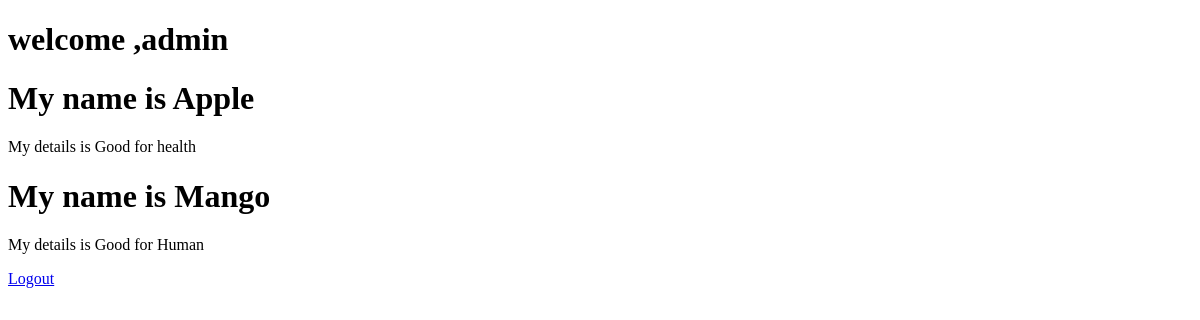
Before: / (signed in) with the older database file.
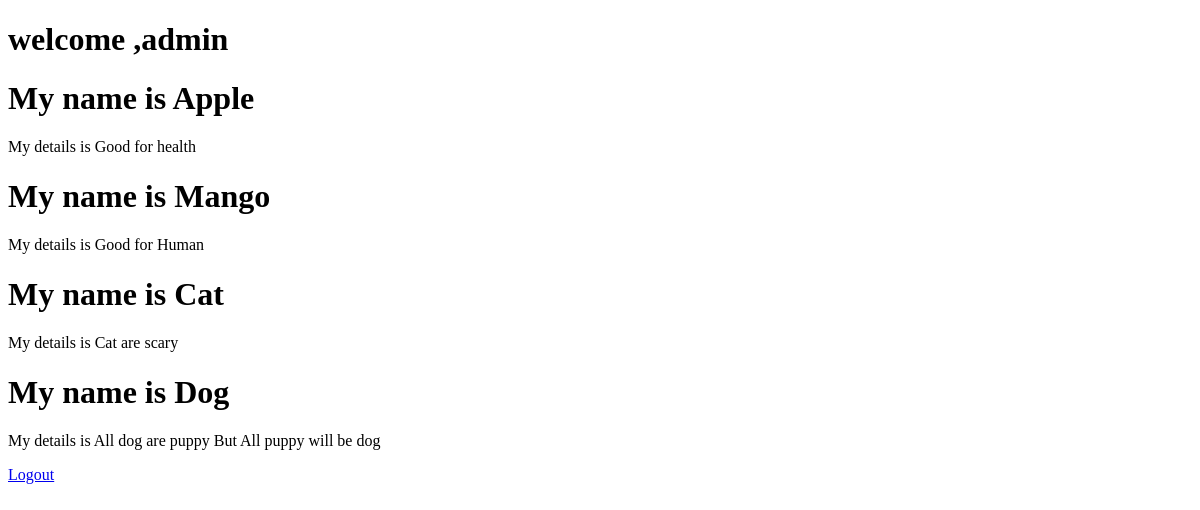
After: the same page with the newer database file.
### myapp/models.py (models this page shows)
class Feature(models.Model):
    name = models.CharField(max_length=100)
    details = models.CharField(max_length=500)

### myapp/views.py (the view)
# urls.py: path('',views.index, name='index'),
def index(request):
    features = Feature.objects.all()
    return render (request, 'index.html',{'features':features})

### templates/index.html (shortened to what this page needs)
<!DOCTYPE html>
<!DOCTYPE html>
<html lang="en">
<head>
</head>
<body>
    {% if user.is_authenticated %}
    <h1>
        welcome ,{{user.username}}
    </h1>
    {% for feature in features %}
        <h1>My name is {{feature.name}}</h1>
        <p> My details is {{feature.details}}</p>
  {% endfor %}
   <a href="logout">Logout</a>
    {% else %}
   <h1>Login please.....</h1>
   <a href="/login">Click here</a>
   {% endif%}
</body>
</html>

Changed rows visible on the page:
added Feature: name "Cat", details "Cat are scary"
added Feature: name "Dog", details "All dog are puppy But All puppy will be dog"
